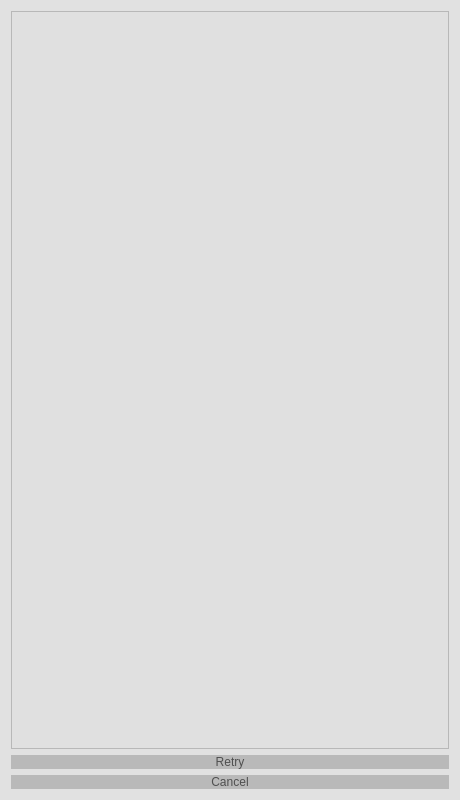
<?xml version="1.0" encoding="UTF-8"?>
<ui version="4.0">
 <class>Dialog</class>
 <widget class="QDialog" name="Dialog">
  <property name="geometry">
   <rect>
    <x>0</x>
    <y>0</y>
    <width>460</width>
    <height>800</height>
   </rect>
  </property>
  <property name="windowTitle">
   <string>Ticket Problem</string>
  </property>
  <property name="windowIcon">
   <iconset resource="../resource/resource.qrc">
    <normaloff>:/Simple icons/simple_icons/fi-rr-print.svg</normaloff>:/Simple icons/simple_icons/fi-rr-print.svg</iconset>
  </property>
  <property name="styleSheet">
   <string notr="true">*
{
	color: rgb(79, 79, 79);
	background-color:  rgba(223, 223, 223, 200);
}


QPushButton
{ 
	font: 26pt &quot;MS Shell Dlg 2&quot;;
	alternate-background-color: rgb(255, 255, 255);
	
	background-color: rgb(185, 185, 185);
	border-width: 2px;
    border-radius: 10px;
	position: center;
 }

QPushButton:hover
{
	font: 26pt &quot;MS Shell Dlg 2&quot;;
	background: rgba(225, 225, 225, 180);
	border-style: dashed;
}

QPushButton:pressed
{
	font: 26pt &quot;MS Shell Dlg 2&quot;;
	background-color: rgb(136, 136, 136, 180);
	border-width: 2px;
    border-radius: 10px;
}

QLabel
{
	font: 26pt &quot;MS Shell Dlg 2&quot;;
}

QPlainTextEdit
{
	font: 10pt &quot;Cascadia Code PL&quot;;
}</string>
  </property>
  <layout class="QVBoxLayout" name="verticalLayout">
   <item>
    <widget class="QFrame" name="f_ticketProblem">
     <property name="sizePolicy">
      <sizepolicy hsizetype="MinimumExpanding" vsizetype="MinimumExpanding">
       <horstretch>0</horstretch>
       <verstretch>0</verstretch>
      </sizepolicy>
     </property>
     <property name="font">
      <font>
       <family>Cascadia Code PL</family>
      </font>
     </property>
     <property name="frameShape">
      <enum>QFrame::StyledPanel</enum>
     </property>
     <property name="frameShadow">
      <enum>QFrame::Raised</enum>
     </property>
     <layout class="QHBoxLayout" name="horizontalLayout"/>
    </widget>
   </item>
   <item>
    <widget class="QDialogButtonBox" name="buttonBox">
     <property name="sizePolicy">
      <sizepolicy hsizetype="MinimumExpanding" vsizetype="Maximum">
       <horstretch>0</horstretch>
       <verstretch>0</verstretch>
      </sizepolicy>
     </property>
     <property name="orientation">
      <enum>Qt::Vertical</enum>
     </property>
     <property name="standardButtons">
      <set>QDialogButtonBox::Cancel|QDialogButtonBox::Retry</set>
     </property>
    </widget>
   </item>
  </layout>
 </widget>
 <resources>
  <include location="../resource/resource.qrc"/>
 </resources>
 <connections>
  <connection>
   <sender>buttonBox</sender>
   <signal>accepted()</signal>
   <receiver>Dialog</receiver>
   <slot>accept()</slot>
   <hints>
    <hint type="sourcelabel">
     <x>248</x>
     <y>254</y>
    </hint>
    <hint type="destinationlabel">
     <x>157</x>
     <y>274</y>
    </hint>
   </hints>
  </connection>
  <connection>
   <sender>buttonBox</sender>
   <signal>rejected()</signal>
   <receiver>Dialog</receiver>
   <slot>reject()</slot>
   <hints>
    <hint type="sourcelabel">
     <x>316</x>
     <y>260</y>
    </hint>
    <hint type="destinationlabel">
     <x>286</x>
     <y>274</y>
    </hint>
   </hints>
  </connection>
 </connections>
</ui>
